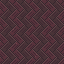

This is a level from a 2D game, rendered from its Tiled map with the project's own tilesets. A one-line summary and the complete map file follow:
An orthogonal 2x2 tile map with 32x32 px tiles, 1 tile layer (Assembly), 3 tilesets.

<map version="1.10" orientation="orthogonal" renderorder="right-down" width="2" height="2" tilewidth="32" tileheight="32" infinite="0" nextlayerid="2" nextobjectid="1">
  <tileset firstgid="1" source="../floors.tsx" />
  <tileset firstgid="321" source="../walls.tsx" />
  <tileset firstgid="961" source="../architecture.tsx" />
  <layer id="1" name="Assembly" width="2" height="2">
    <data encoding="csv">
37,38,
53,54
</data>
  </layer>
</map>
